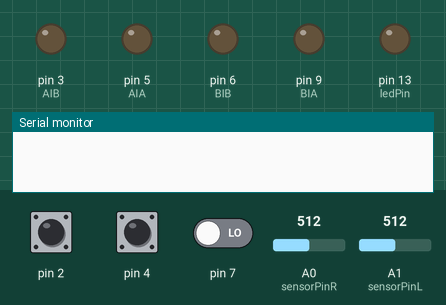
Simulated run of this sketch. Board: Arduino Uno, built with avr-gcc and run on an emulated ATmega328P. Parts: output pins drawn as LEDs (lit = HIGH), the last lines printed to the serial monitor. Dashed ring = blinking. Inputs (shaded band) come from the test bench; at power-on: pin 4 HIGH, A0 (sensorPinR) = 512, A1 (sensorPinL) = 512, pin 2 HIGH, pin 7 LOW.

Above: at 0.8 s.
0.9 s: pin 4 pulled LOW for 0.15 s
At 1.36 s:
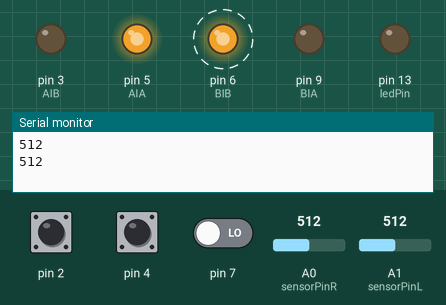
3.9 s: A0 (sensorPinR) set to 49
6.9 s: A0 (sensorPinR) set to 41
At 7.7 s:
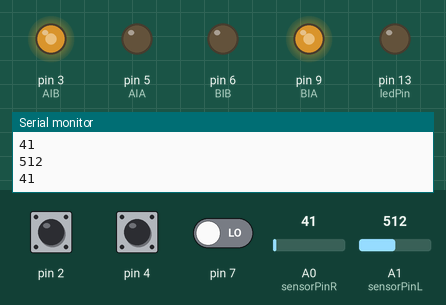
8.4 s: A1 (sensorPinL) set to 44
9.9 s: A1 (sensorPinL) set to 37
At 10.6 s:
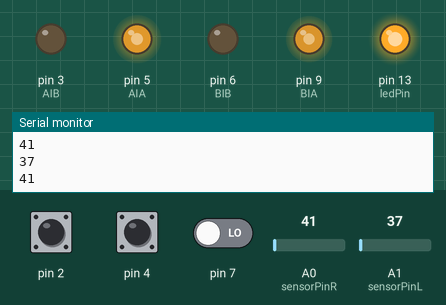
11.4 s: A0 (sensorPinR) set to 122
At 11.9 s:
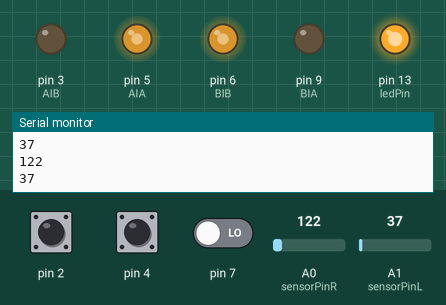
Timing chart, 0 to 13.9 s (numbered marks = the images above; inputs shaded):
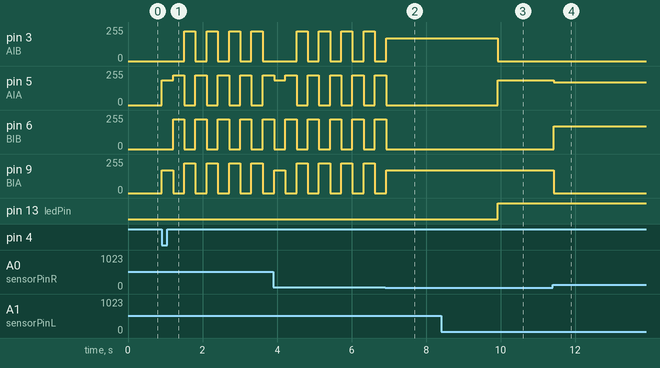

The sketch:

linetrace_and_dropball.ino
```cpp
int sensorPinR = A0;
int sensorPinL = A1;
int sensorValueL = 0;
int sensorValueR = 0;
int ledPin = 13;

const int AIA = 5;
const int AIB = 3;
const int BIA = 9;
const int BIB = 6;
const int speed = 170;

void setup() {
 Serial.begin(9600);
 pinMode(ledPin, OUTPUT);
 pinMode (AIA, OUTPUT);

 pinMode (AIB, OUTPUT);
 pinMode (BIA, OUTPUT);
 pinMode (BIB, OUTPUT);
 pinMode(2,INPUT_PULLUP);
 pinMode(4,INPUT_PULLUP);

 while (digitalRead(4) == HIGH){}
}

void loop() {
 sensorValueL = analogRead(sensorPinL);
 sensorValueR = analogRead(sensorPinR);

 Serial.println(sensorValueL);
 Serial.println(sensorValueR);
 int In1 = digitalRead(7);
 int InT = digitalRead(4);
 int In2 = digitalRead(2);

 delay(10);
 if (sensorValueL < 40) {
   if (sensorValueR < 45) {
   digitalWrite(ledPin,HIGH);
   forward();}else{
     right();
   }

 }else{
   if (sensorValueR <45) {
   digitalWrite(ledPin,LOW);
   left();}else{
     forward();
     delay(300);
     rightS();
     delay(300);
     leftS();
     delay(300);
     rightS();
     delay(300);
     leftS();
     delay(300);
     rightS();
     delay(300);
     leftS();
     delay(300);
     rightS();
     delay(300);
     leftS();
     delay(300);
     rightS();
     delay(300);
   }
 }

}


void forward() {
 analogWrite (AIA,speed +15);
 analogWrite (AIB,0);
 analogWrite (BIA,speed );
 analogWrite (BIB,0);

}

void stopMotor(){
 analogWrite (AIA,0);
 analogWrite (AIB,0);
 analogWrite (BIA,0);
 analogWrite (BIB,0);

}

void right() {
 analogWrite (AIB,0);
 analogWrite (AIA,speed );
 analogWrite (BIA,0);
 analogWrite (BIB,speed );

}

void left() {
 analogWrite (AIA,0);
 analogWrite (AIB,speed );
 analogWrite (BIA,speed );
 analogWrite (BIB,0);
}

void rightS(){
  analogWrite (AIB,0);
 analogWrite (AIA,225);
 analogWrite (BIA,0);
 analogWrite (BIB,225);
}

void leftS() {
 analogWrite (AIA,0);
 analogWrite (AIB,225);
 analogWrite (BIA,225);
 analogWrite (BIB,0);
}
```

Measured:
- the behaviour switches between 45 and 44 on A0 (sensorPinR) (found by bisection; images 1 and 2)
- the behaviour switches between 40 and 39 on A1 (sensorPinL) (found by bisection; images 2 and 3)
- after the input at 0.9 s, pin 3 (AIB): alternates 225/255 for 0.30 s and 0/255 for 0.30 s, starting after 0.61 s; pin 5 (AIA): 0/255 → 185/255 at once, then repeats every 0.60 s: 225/255 0.30 s, 0/255 0.30 s
- after the input at 6.9 s, pin 6 (BIB): goes on until 6.9 s, then stays 0/255
- after the input at 9.9 s, pin 3 (AIB): 170/255 → 0/255 at once; pin 5 (AIA): 0/255 → 185/255 at once; pin 13 (ledPin): LOW → HIGH at once
- after the input at 11.4 s, pin 5 (AIA): 185/255 → 170/255 at once; pin 6 (BIB): 0/255 → 170/255 at once; pin 9 (BIA): 170/255 → 0/255 at once
